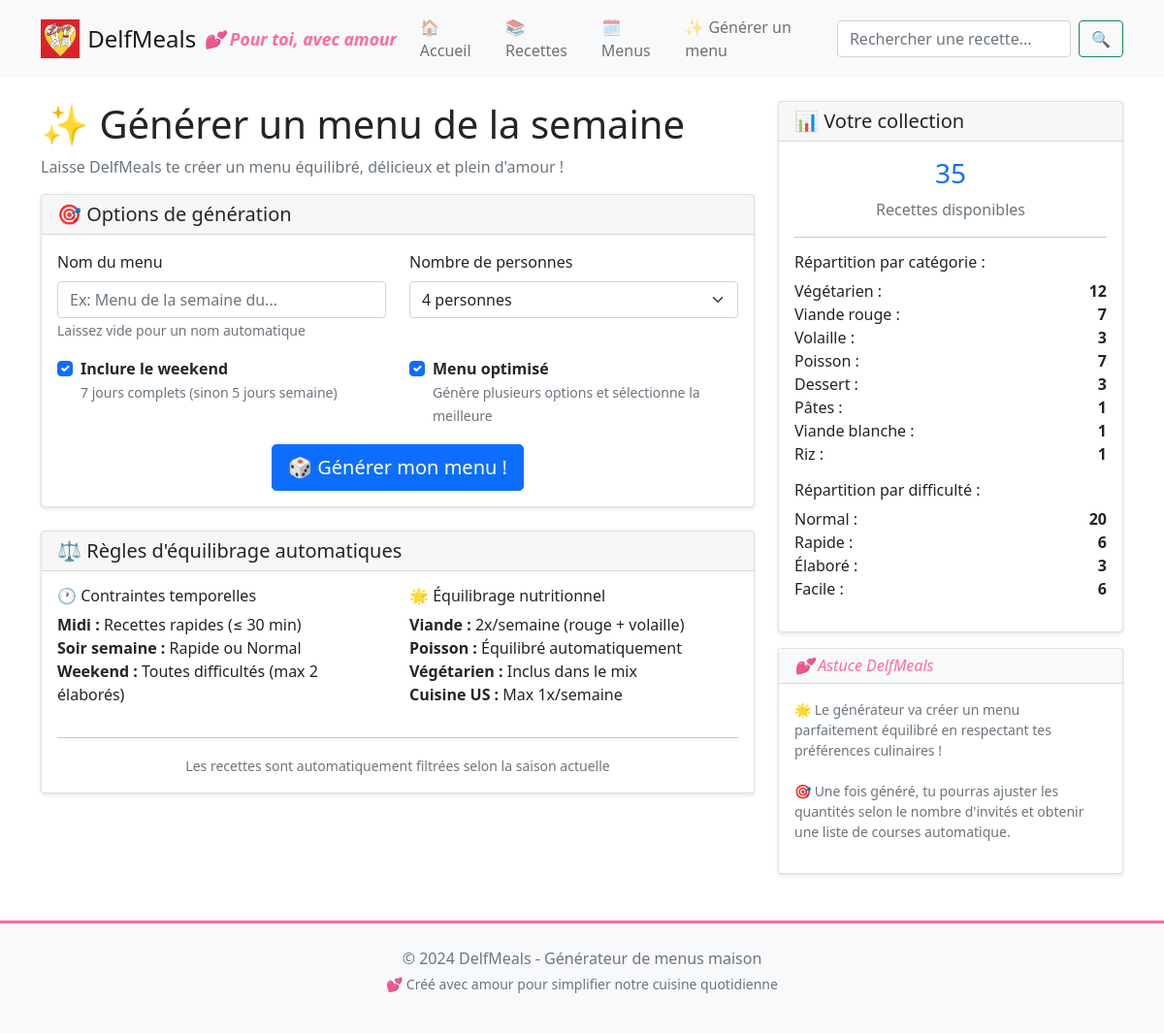
Screenshot of /menus/generate with the database file from the repository.
### models/database.py (models this page shows, shortened)
class Recette(db.Model):
    __tablename__ = 'recettes'
    id = db.Column(Integer, primary_key=True)
    nom = db.Column(String(200), nullable=False)
    type_plat = db.Column(String(50), nullable=False)
    origine = db.Column(String(100))
    categorie = db.Column(String(50), nullable=False)
    nb_personnes = db.Column(Integer, default=4)
    temps_preparation = db.Column(Integer, nullable=False)
    difficulte = db.Column(String(50), nullable=False)
    saisons = db.Column(Text)  # JSON stringifié
    preparation = db.Column(Text)  # JSON stringifié
    ingredients = db.Column(Text)  # JSON stringifié
    note = db.Column(Text)
    date_creation = db.Column(DateTime, default=datetime.utcnow)
    date_modification = db.Column(DateTime, default=datetime.utcnow, onupdate=datetime.utcnow)

### routes/menus.py (the view, shortened to what this page needs)
@menus.route('/generate', methods=['GET', 'POST'])
def generate_menu():
    with DatabaseManager() as db:
        stats = db.get_statistiques()
    return render_template('menus/generate.html', stats=stats)

### core/database_manager.py (called while the page is built)
    def __enter__(self):
        return self

    def __exit__(self, exc_type, exc_val, exc_tb):
        pass

    def get_statistiques(self):
        from collections import Counter
        nb_recettes = Recette.query.count()
        nb_menus = Menu.query.count()
        recettes = Recette.query.all()
        categories = Counter([r.categorie for r in recettes])
        difficultes = Counter([r.difficulte for r in recettes])
        origines = Counter([r.origine for r in recettes if r.origine])
        return {
            'nb_recettes': nb_recettes,
            'nb_menus': nb_menus,
            'categories': dict(categories),
            'difficultes': dict(difficultes),
            'origines': dict(origines)
        }

### templates/menus/generate.html (shortened to what this page needs)
{% extends "base.html" %}
{% block content %}
<div class="row">
    <div class="col-lg-8">
        <h1>✨ Générer un menu de la semaine</h1>
        <p class="text-muted">Laisse DelfMeals te créer un menu équilibré, délicieux et plein d'amour !</p>
        <div class="card">
            <div class="card-header">
                <h5 class="mb-0">🎯 Options de génération</h5>
            </div>
            <div class="card-body">
                <form method="POST">
                    <div class="row">
                        <div class="col-md-6 mb-3">
                            <label for="nom_menu" class="form-label">Nom du menu</label>
                            <input type="text" class="form-control" name="nom_menu" id="nom_menu"
                                   placeholder="Ex: Menu de la semaine du...">
                            <small class="text-muted">Laissez vide pour un nom automatique</small>
                        </div>
                        <div class="col-md-6 mb-3">
                            <label for="nb_personnes" class="form-label">Nombre de personnes</label>
                            <select class="form-select" name="nb_personnes" id="nb_personnes">
                                <option value="4" selected>4 personnes</option>
                            </select>
                        </div>
                    </div>
                    <div class="row">
                        <div class="col-md-6 mb-3">
                            <div class="form-check">
                                <input class="form-check-input" type="checkbox" name="inclure_weekend"
                                       id="inclure_weekend" checked>
                                <label class="form-check-label" for="inclure_weekend">
                                    <strong>Inclure le weekend</strong>
                                </label>
                                <br><small class="text-muted">7 jours complets (sinon 5 jours semaine)</small>
                            </div>
                        </div>
                        <div class="col-md-6 mb-3">
                            <div class="form-check">
                                <input class="form-check-input" type="checkbox" name="optimise"
                                       id="optimise" checked>
                                <label class="form-check-label" for="optimise">
                                    <strong>Menu optimisé</strong>
                                </label>
                                <br><small class="text-muted">Génère plusieurs options et sélectionne la meilleure</small>
                            </div>
                        </div>
                    </div>
                    <div class="text-center">
                        <button type="submit" class="btn btn-primary btn-lg">
                            🎲 Générer mon menu !
                        </button>
                    </div>
                </form>
            </div>
        </div>
        <div class="card mt-4">
            <div class="card-header">
                <h5 class="mb-0">⚖️ Règles d'équilibrage automatiques</h5>
            </div>
            <div class="card-body">
                <div class="row">
                    <div class="col-md-6">
                        <h6>🕐 Contraintes temporelles</h6>
                        <ul class="list-unstyled">
                            <li> <strong>Midi :</strong> Recettes rapides (&le; 30 min)</li>
                            <li> <strong>Soir semaine :</strong> Rapide ou Normal</li>
                            <li> <strong>Weekend :</strong> Toutes difficultés (max 2 élaborés)</li>
                        </ul>
                    </div>
                    <div class="col-md-6">
                        <h6>🌟 Équilibrage nutritionnel</h6>
                        <ul class="list-unstyled">
                            <li> <strong>Viande :</strong> 2x/semaine (rouge + volaille)</li>
                            <li> <strong>Poisson :</strong> Équilibré automatiquement</li>
                            <li> <strong>Végétarien :</strong> Inclus dans le mix</li>
                            <li> <strong>Cuisine US :</strong> Max 1x/semaine</li>
                        </ul>
                    </div>
                </div>
                <hr>
                <div class="text-center">
                    <small class="text-muted">
                         Les recettes sont automatiquement filtrées selon la saison actuelle
                    </small>
                </div>
            </div>
        </div>
    </div>
    <div class="col-lg-4">
        <div class="card">
            <div class="card-header">
                <h5 class="mb-0">📊 Votre collection</h5>
            </div>
            <div class="card-body">
                <div class="text-center mb-3">
                    <h3 class="text-primary">{{ stats.nb_recettes }}</h3>
                    <p class="text-muted mb-0">Recettes disponibles</p>
                </div>
                <hr>
                <h6>Répartition par catégorie :</h6>
                <div class="mb-3">
                    {% for categorie, count in stats.categories.items() %}
                    <div class="d-flex justify-content-between">
                        <span>{{ categorie }} :</span>
                        <strong>{{ count }}</strong>
                    </div>
                    {% endfor %}
                </div>
                <h6>Répartition par difficulté :</h6>
                <div class="mb-3">
                    {% for difficulte, count in stats.difficultes.items() %}
                    <div class="d-flex justify-content-between">
                        <span>{{ difficulte }} :</span>
                        <strong>{{ count }}</strong>
                    </div>
                    {% endfor %}
                </div>
            </div>
        </div>
        <div class="card mt-3">
            <div class="card-header bg-light">
                <h6 class="mb-0 text-romantic">💕 Astuce DelfMeals</h6>
            </div>
            <div class="card-body">
                <p class="small text-muted">
                    🌟 Le générateur va créer un menu parfaitement équilibré en respectant tes préférences culinaires !
                    <br><br>
                    🎯 Une fois généré, tu pourras ajuster les quantités selon le nombre d'invités et obtenir une liste de courses automatique.
                </p>
            </div>
        </div>
    </div>
</div>
{% endblock %}

### static/css/style.css (style rules this page uses)
:root { --primary-color: #0d6efd; --secondary-color: #6c757d; --success-color: #198754; --warning-color: #ffc107; --danger-color: #dc3545; --light-color: #f8f9fa; --dark-color: #212529; --accent-color: #ff6b9d; --warm-color: #ffeaa7; }
body { font-family: 'Arial', sans-serif; background-color: #fefefe; }
.card { border: none; box-shadow: 0 2px 4px rgba(0,0,0,0.1); transition: transform 0.2s ease-in-out; }
.btn-primary { background-color: var(--primary-color); border-color: var(--primary-color); }
.text-romantic { color: var(--accent-color); font-style: italic; }
.card-header { background-color: var(--light-color); border-bottom: 2px solid var(--accent-color); }
.card { animation: fadeInUp 0.6s ease-out; }

### rows the page displays
Recette: categorie "Végétarien", count "12", difficulte "Normal", count "20"
Recette: categorie "Viande rouge", count "7"
Recette: categorie "Volaille", id "3"
Recette: categorie "Poisson", count "7"
Recette: categorie "Dessert", count "3"
Recette: categorie "Pâtes", count "1"
Recette: categorie "Viande blanche", count "1"
Recette: categorie "Riz", count "1"
Recette: difficulte "Rapide", count "6"
Recette: difficulte "Élaboré", count "3"
Recette: difficulte "Facile", nb_personnes "6"

### other values shown
{{ stats.nb_recettes }} "35"
